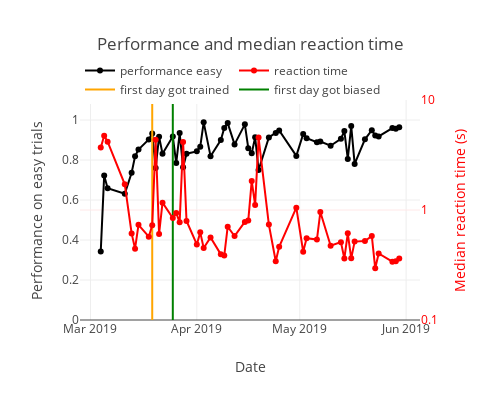

Write notebook code for a chart like this one.
### Code cell
yrange = [0, 1.1]
performance_easy = go.Scatter(
    x=[t.strftime('%Y-%m-%d') for t in session_info['session_date'].tolist()],
    y=session_info['performance_easy'].tolist(),
    mode='markers+lines',
    marker=dict(
        size=6,
        color='black'),
    name='performance easy',
    yaxis='y1'
)
rt = go.Scatter(
    x=[t.strftime('%Y-%m-%d') for t in session_info['session_date'].tolist()],
    y=session_info['median_reaction_time'].tolist(),
    mode='markers+lines',
    marker=dict(
        size=6,
        color='red'),
    name='reaction time',
    yaxis='y2'
)

if len(first_trained):
    first_trained_plot=go.Scatter(
        x=[first_trained_date, first_trained_date],
        y=yrange,
        mode="lines",
        marker=dict(
            color='orange'),
        name='first day got trained'
    )

if len(first_biased):
    first_biased_plot=go.Scatter(
        x=[first_biased_date, first_biased_date],
        y=yrange,
        mode="lines",
        marker=dict(
            color='green'),
        name='first day got biased'
    )

data = [performance_easy, rt]

if len(first_trained):
    data.append(first_trained_plot)

if len(first_biased):
    data.append(first_biased_plot)

layout = go.Layout(
    yaxis=dict(
        title='Performance on easy trials',
        range=yrange
    ),
    yaxis2=dict(
        title='Median reaction time (s)',
        overlaying='y',
        color = 'red',
        side='right',
        type='log',
        range=np.log10([0.1, 10]).tolist(),
        dtick=np.log10([0.1, 1, 10]).tolist()
        
    ),
    xaxis=dict(
        title='Date',
    ), 
    width=500,
    height=400,
    title='Performance and median reaction time',
    legend=dict(
        x=0, 
        y=1.2,
        orientation='h')
)

fig = go.Figure(data=data, layout=layout)
plotly.offline.iplot(fig)

### Figure 1 — Plotly figure (JSON) as saved in the notebook; plotly's stock layout.template omitted (floating-point values rounded to 4 significant figures)
{"data": [{"marker": {"color": "black", "size": 6}, "mode": "markers+lines", "name": "performance easy", "type": "scatter", "uid": "ed0c1c98-d0d2-409b-80fa-76cda8a1c925", "x": ["2019-03-04", "2019-03-05", "2019-03-06", "2019-03-11", "2019-03-13", "2019-03-14", "2019-03-15", "2019-03-18", "2019-03-19", "2019-03-20", "2019-03-21", "2019-03-22", "2019-03-25", "2019-03-26", "2019-03-27", "2019-03-28", "2019-03-29", "2019-04-01", "2019-04-02", "2019-04-03", "2019-04-05", "2019-04-08", "2019-04-09", "2019-04-10", "2019-04-12", "2019-04-15", "2019-04-16", "2019-04-17", "2019-04-18", "2019-04-19", "2019-04-22", "2019-04-24", "2019-04-25", "2019-04-30", "2019-05-02", "2019-05-03", "2019-05-06", "2019-05-07", "2019-05-10", "2019-05-13", "2019-05-14", "2019-05-15", "2019-05-16", "2019-05-17", "2019-05-20", "2019-05-22", "2019-05-23", "2019-05-24", "2019-05-28", "2019-05-29", "2019-05-30"], "y": [0.3429, 0.7229, 0.6584, 0.6309, 0.7359, 0.8184, 0.8523, 0.9028, 0.9323, 0.76, 0.9167, 0.8313, 0.9175, 0.7848, 0.9344, 0.7632, 0.8317, 0.8431, 0.8667, 0.9884, 0.8191, 0.9, 0.9603, 0.9846, 0.878, 0.9783, 0.8592, 0.8333, 0.9138, 0.75, 0.913, 0.9348, 0.9479, 0.8205, 0.9302, 0.9091, 0.8889, 0.8919, 0.8713, 0.9062, 0.9444, 0.8052, 0.9694, 0.7805, 0.9036, 0.9487, 0.9221, 0.9178, 0.9596, 0.956, 0.9643], "yaxis": "y"}, {"marker": {"color": "red", "size": 6}, "mode": "markers+lines", "name": "reaction time", "type": "scatter", "uid": "d05c88f2-1bdd-4fd3-8c40-e820fa8ef5c5", "x": ["2019-03-04", "2019-03-05", "2019-03-06", "2019-03-11", "2019-03-13", "2019-03-14", "2019-03-15", "2019-03-18", "2019-03-19", "2019-03-20", "2019-03-21", "2019-03-22", "2019-03-25", "2019-03-26", "2019-03-27", "2019-03-28", "2019-03-29", "2019-04-01", "2019-04-02", "2019-04-03", "2019-04-05", "2019-04-08", "2019-04-09", "2019-04-10", "2019-04-12", "2019-04-15", "2019-04-16", "2019-04-17", "2019-04-18", "2019-04-19", "2019-04-22", "2019-04-24", "2019-04-25", "2019-04-30", "2019-05-02", "2019-05-03", "2019-05-06", "2019-05-07", "2019-05-10", "2019-05-13", "2019-05-14", "2019-05-15", "2019-05-16", "2019-05-17", "2019-05-20", "2019-05-22", "2019-05-23", "2019-05-24", "2019-05-28", "2019-05-29", "2019-05-30"], "y": [3.692, 4.741, 4.174, 1.712, 0.6128, 0.4447, 0.7339, 0.5719, 0.725, 4.352, 0.6049, 1.166, 0.8447, 0.9394, 0.7723, 4.161, 0.7946, 0.4862, 0.6262, 0.4514, 0.5633, 0.3952, 0.3856, 0.7046, 0.5803, 0.7798, 0.8036, 1.837, 1.11, 4.551, 0.7365, 0.3422, 0.4629, 1.051, 0.4173, 0.554, 0.5392, 0.9587, 0.4727, 0.5104, 0.3623, 0.614, 0.3636, 0.5161, 0.5218, 0.5806, 0.2953, 0.4025, 0.3391, 0.3421, 0.3618], "yaxis": "y2"}, {"marker": {"color": "orange"}, "mode": "lines", "name": "first day got trained", "type": "scatter", "uid": "54c48283-5152-4f9e-b36c-2c96e3abd976", "x": ["2019-03-19", "2019-03-19"], "y": [0, 1.1]}, {"marker": {"color": "green"}, "mode": "lines", "name": "first day got biased", "type": "scatter", "uid": "9a1b95e8-9299-4b45-8fe2-105b2880e994", "x": ["2019-03-25", "2019-03-25"], "y": [0, 1.1]}], "layout": {"height": 400, "legend": {"orientation": "h", "x": 0, "y": 1.2}, "title": {"text": "Performance and median reaction time"}, "width": 500, "xaxis": {"title": {"text": "Date"}}, "yaxis": {"range": [0, 1.1], "title": {"text": "Performance on easy trials"}}, "yaxis2": {"color": "red", "dtick": [-1, 0, 1], "overlaying": "y", "range": [-1, 1], "side": "right", "title": {"text": "Median reaction time (s)"}, "type": "log"}}}
